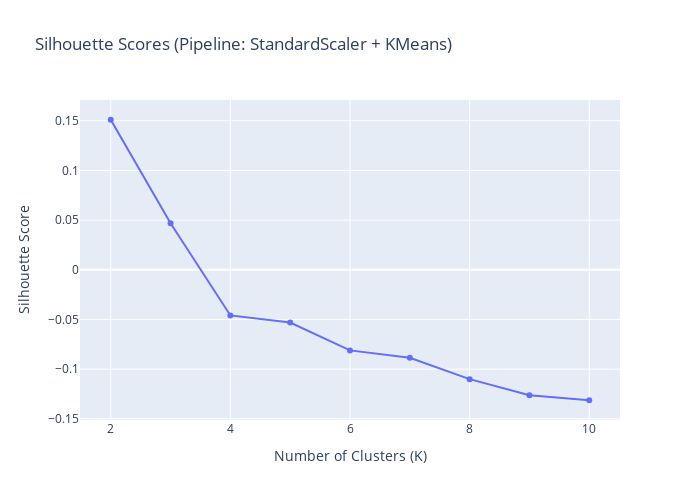

The notebook cell saved with this chart:
### Markdown cell above
k = 4 looks to be optimal based on elbow, look at sihouette score next

### Code cell
sil_scores = []
K_values_sil = list(range(2, 11))

for k in K_values_sil:
    pipe.set_params(kmeans__n_clusters=k)
    pipe.fit(X)

    labels = pipe["kmeans"].labels_

    sil = silhouette_score(X, labels)

    sil_scores.append(sil)


fig = px.line(
    x=K_values_sil,
    y=sil_scores,
    markers=True,
    title="Silhouette Scores (Pipeline: StandardScaler + KMeans)",
    labels={"x": "Number of Clusters (K)", "y": "Silhouette Score"}
)

fig.update_layout(height=500, width=700)
fig.show()

### Figure 1 — Plotly figure (JSON) as saved in the notebook; plotly's stock layout.template omitted (floating-point values rounded to 4 significant figures)
{"data": [{"hovertemplate": "Number of Clusters (K)=%{x}<br>Silhouette Score=%{y}<extra></extra>", "legendgroup": "", "line": {"color": "#636efa", "dash": "solid"}, "marker": {"symbol": "circle"}, "mode": "lines+markers", "name": "", "orientation": "v", "showlegend": false, "type": "scatter", "x": [2, 3, 4, 5, 6, 7, 8, 9, 10], "xaxis": "x", "y": [0.151, 0.04676, -0.04594, -0.05311, -0.08115, -0.08862, -0.1101, -0.1263, -0.1313], "yaxis": "y"}], "layout": {"height": 500, "legend": {"tracegroupgap": 0}, "title": {"text": "Silhouette Scores (Pipeline: StandardScaler + KMeans)"}, "width": 700, "xaxis": {"anchor": "y", "domain": [0, 1], "title": {"text": "Number of Clusters (K)"}}, "yaxis": {"anchor": "x", "domain": [0, 1], "title": {"text": "Silhouette Score"}}}}
